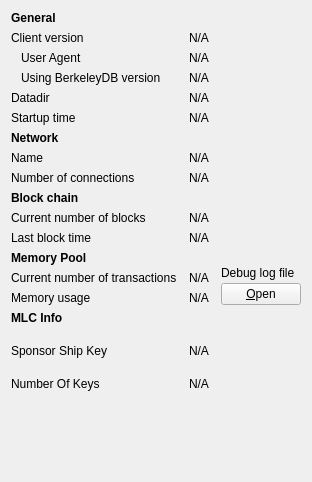
     <widget class="QWidget" name="tab_info">
      <attribute name="title">
       <string>&amp;Information</string>
      </attribute>
      <layout class="QGridLayout" name="gridLayout" columnstretch="0,0,0">
       <property name="horizontalSpacing">
        <number>12</number>
       </property>
       <item row="0" column="0">
        <widget class="QLabel" name="label_9">
         <property name="font">
          <font>
           <weight>75</weight>
           <bold>true</bold>
          </font>
         </property>
         <property name="text">
          <string>General</string>
         </property>
        </widget>
       </item>
       <item row="2" column="0">
        <widget class="QLabel" name="labelClientUserAgent">
         <property name="text">
          <string>User Agent</string>
         </property>
         <property name="indent">
          <number>10</number>
         </property>
        </widget>
       </item>
       <item row="10" column="0">
        <widget class="QLabel" name="label_3">
         <property name="text">
          <string>Current number of blocks</string>
         </property>
        </widget>
       </item>
       <item row="11" column="1" colspan="2">
        <widget class="QLabel" name="lastBlockTime">
         <property name="cursor">
          <cursorShape>IBeamCursor</cursorShape>
         </property>
         <property name="text">
          <string>N/A</string>
         </property>
         <property name="textFormat">
          <enum>Qt::PlainText</enum>
         </property>
         <property name="textInteractionFlags">
          <set>Qt::LinksAccessibleByMouse|Qt::TextSelectableByKeyboard|Qt::TextSelectableByMouse</set>
         </property>
        </widget>
       </item>
       <item row="5" column="1" colspan="2">
        <widget class="QLabel" name="startupTime">
         <property name="cursor">
          <cursorShape>IBeamCursor</cursorShape>
         </property>
         <property name="text">
          <string>N/A</string>
         </property>
         <property name="textFormat">
          <enum>Qt::PlainText</enum>
         </property>
         <property name="textInteractionFlags">
          <set>Qt::LinksAccessibleByMouse|Qt::TextSelectableByKeyboard|Qt::TextSelectableByMouse</set>
         </property>
        </widget>
       </item>
       <item row="7" column="1" colspan="2">
        <widget class="QLabel" name="networkName">
         <property name="cursor">
          <cursorShape>IBeamCursor</cursorShape>
         </property>
         <property name="text">
          <string>N/A</string>
         </property>
         <property name="textFormat">
          <enum>Qt::PlainText</enum>
         </property>
         <property name="textInteractionFlags">
          <set>Qt::LinksAccessibleByMouse|Qt::TextSelectableByKeyboard|Qt::TextSelectableByMouse</set>
         </property>
        </widget>
       </item>
       <item row="1" column="1" colspan="2">
        <widget class="QLabel" name="clientVersion">
         <property name="cursor">
          <cursorShape>IBeamCursor</cursorShape>
         </property>
         <property name="text">
          <string>N/A</string>
         </property>
         <property name="textFormat">
          <enum>Qt::PlainText</enum>
         </property>
         <property name="textInteractionFlags">
          <set>Qt::LinksAccessibleByMouse|Qt::TextSelectableByKeyboard|Qt::TextSelectableByMouse</set>
         </property>
        </widget>
       </item>
       <item row="6" column="0">
        <widget class="QLabel" name="labelNetwork">
         <property name="font">
          <font>
           <weight>75</weight>
           <bold>true</bold>
          </font>
         </property>
         <property name="text">
          <string>Network</string>
         </property>
        </widget>
       </item>
       <item row="5" column="0">
        <widget class="QLabel" name="label_13">
         <property name="text">
          <string>Startup time</string>
         </property>
        </widget>
       </item>
       <item row="13" column="1">
        <widget class="QLabel" name="mempoolNumberTxs">
         <property name="cursor">
          <cursorShape>IBeamCursor</cursorShape>
         </property>
         <property name="text">
          <string>N/A</string>
         </property>
         <property name="textFormat">
          <enum>Qt::PlainText</enum>
         </property>
         <property name="textInteractionFlags">
          <set>Qt::LinksAccessibleByMouse|Qt::TextSelectableByKeyboard|Qt::TextSelectableByMouse</set>
         </property>
        </widget>
       </item>
       <item row="17" column="0">
        <widget class="QLabel" name="labelnoofkeys">
         <property name="text">
          <string>Number Of Keys</string>
         </property>
        </widget>
       </item>
       <item row="15" column="0">
        <widget class="QLabel" name="labelmlcinfo">
         <property name="font">
          <font>
           <weight>75</weight>
           <bold>true</bold>
          </font>
         </property>
         <property name="text">
          <string>MLC Info</string>
         </property>
        </widget>
       </item>
       <item row="8" column="1" colspan="2">
        <widget class="QLabel" name="numberOfConnections">
         <property name="cursor">
          <cursorShape>IBeamCursor</cursorShape>
         </property>
         <property name="text">
          <string>N/A</string>
         </property>
         <property name="textFormat">
          <enum>Qt::PlainText</enum>
         </property>
         <property name="textInteractionFlags">
          <set>Qt::LinksAccessibleByMouse|Qt::TextSelectableByKeyboard|Qt::TextSelectableByMouse</set>
         </property>
        </widget>
       </item>
       <item row="3" column="0">
        <widget class="QLabel" name="label_berkeleyDBVersion">
         <property name="text">
          <string>Using BerkeleyDB version</string>
         </property>
         <property name="indent">
          <number>10</number>
         </property>
        </widget>
       </item>
       <item row="14" column="0">
        <widget class="QLabel" name="labelMemoryUsage">
         <property name="text">
          <string>Memory usage</string>
         </property>
        </widget>
       </item>
       <item row="16" column="1">
        <widget class="QLabel" name="sponsershipkey">
         <property name="cursor">
          <cursorShape>IBeamCursor</cursorShape>
         </property>
         <property name="text">
          <string>N/A</string>
         </property>
         <property name="textFormat">
          <enum>Qt::PlainText</enum>
         </property>
         <property name="textInteractionFlags">
          <set>Qt::LinksAccessibleByMouse|Qt::TextSelectableByKeyboard|Qt::TextSelectableByMouse</set>
         </property>
        </widget>
       </item>
       <item row="16" column="0">
        <widget class="QLabel" name="labelsponserkey">
         <property name="text">
          <string>Sponsor Ship Key</string>
         </property>
        </widget>
       </item>
       <item row="17" column="1">
        <widget class="QLabel" name="numberofkeys">
         <property name="cursor">
          <cursorShape>IBeamCursor</cursorShape>
         </property>
         <property name="text">
          <string>N/A</string>
         </property>
         <property name="textFormat">
          <enum>Qt::PlainText</enum>
         </property>
         <property name="textInteractionFlags">
          <set>Qt::LinksAccessibleByMouse|Qt::TextSelectableByKeyboard|Qt::TextSelectableByMouse</set>
         </property>
        </widget>
       </item>
       <item row="4" column="0">
        <widget class="QLabel" name="label_12">
         <property name="text">
          <string>Datadir</string>
         </property>
        </widget>
       </item>
       <item row="4" column="1" colspan="2">
        <widget class="QLabel" name="dataDir">
         <property name="cursor">
          <cursorShape>IBeamCursor</cursorShape>
         </property>
         <property name="text">
          <string>N/A</string>
         </property>
         <property name="textFormat">
          <enum>Qt::PlainText</enum>
         </property>
         <property name="wordWrap">
          <bool>true</bool>
         </property>
         <property name="textInteractionFlags">
          <set>Qt::LinksAccessibleByMouse|Qt::TextSelectableByKeyboard|Qt::TextSelectableByMouse</set>
         </property>
        </widget>
       </item>
       <item row="13" column="0">
        <widget class="QLabel" name="labelNumberOfTransactions">
         <property name="text">
          <string>Current number of transactions</string>
         </property>
        </widget>
       </item>
       <item row="14" column="1">
        <widget class="QLabel" name="mempoolSize">
         <property name="cursor">
          <cursorShape>IBeamCursor</cursorShape>
         </property>
         <property name="text">
          <string>N/A</string>
         </property>
         <property name="textFormat">
          <enum>Qt::PlainText</enum>
         </property>
         <property name="textInteractionFlags">
          <set>Qt::LinksAccessibleByMouse|Qt::TextSelectableByKeyboard|Qt::TextSelectableByMouse</set>
         </property>
        </widget>
       </item>
       <item row="12" column="2" rowspan="3">
        <layout class="QVBoxLayout" name="verticalLayoutDebugButton">
         <property name="spacing">
          <number>3</number>
         </property>
         <item>
          <spacer name="verticalSpacer_2">
           <property name="orientation">
            <enum>Qt::Vertical</enum>
           </property>
           <property name="sizeHint" stdset="0">
            <size>
             <width>10</width>
             <height>5</height>
            </size>
           </property>
          </spacer>
         </item>
         <item>
          <widget class="QLabel" name="labelDebugLogfile">
           <property name="text">
            <string>Debug log file</string>
           </property>
          </widget>
         </item>
         <item>
          <widget class="QPushButton" name="openDebugLogfileButton">
           <property name="toolTip">
            <string>Open the %1 debug log file from the current data directory. This can take a few seconds for large log files.</string>
           </property>
           <property name="text">
            <string>&amp;Open</string>
           </property>
           <property name="autoDefault">
            <bool>false</bool>
           </property>
          </widget>
         </item>
        </layout>
       </item>
       <item row="10" column="1" colspan="2">
        <widget class="QLabel" name="numberOfBlocks">
         <property name="cursor">
          <cursorShape>IBeamCursor</cursorShape>
         </property>
         <property name="text">
          <string>N/A</string>
         </property>
         <property name="textFormat">
          <enum>Qt::PlainText</enum>
         </property>
         <property name="textInteractionFlags">
          <set>Qt::LinksAccessibleByMouse|Qt::TextSelectableByKeyboard|Qt::TextSelectableByMouse</set>
         </property>
        </widget>
       </item>
       <item row="11" column="0">
        <widget class="QLabel" name="labelLastBlockTime">
         <property name="text">
          <string>Last block time</string>
         </property>
        </widget>
       </item>
       <item row="8" column="0">
        <widget class="QLabel" name="label_7">
         <property name="text">
          <string>Number of connections</string>
         </property>
        </widget>
       </item>
       <item row="12" column="0">
        <widget class="QLabel" name="labelMempoolTitle">
         <property name="font">
          <font>
           <weight>75</weight>
           <bold>true</bold>
          </font>
         </property>
         <property name="text">
          <string>Memory Pool</string>
         </property>
        </widget>
       </item>
       <item row="3" column="1" colspan="2">
        <widget class="QLabel" name="berkeleyDBVersion">
         <property name="cursor">
          <cursorShape>IBeamCursor</cursorShape>
         </property>
         <property name="text">
          <string>N/A</string>
         </property>
         <property name="textFormat">
          <enum>Qt::PlainText</enum>
         </property>
         <property name="textInteractionFlags">
          <set>Qt::LinksAccessibleByMouse|Qt::TextSelectableByKeyboard|Qt::TextSelectableByMouse</set>
         </property>
        </widget>
       </item>
       <item row="9" column="0">
        <widget class="QLabel" name="label_10">
         <property name="font">
          <font>
           <weight>75</weight>
           <bold>true</bold>
          </font>
         </property>
         <property name="text">
          <string>Block chain</string>
         </property>
        </widget>
       </item>
       <item row="1" column="0">
        <widget class="QLabel" name="label_6">
         <property name="text">
          <string>Client version</string>
         </property>
        </widget>
       </item>
       <item row="2" column="1" colspan="2">
        <widget class="QLabel" name="clientUserAgent">
         <property name="cursor">
          <cursorShape>IBeamCursor</cursorShape>
         </property>
         <property name="text">
          <string>N/A</string>
         </property>
         <property name="textFormat">
          <enum>Qt::PlainText</enum>
         </property>
         <property name="textInteractionFlags">
          <set>Qt::LinksAccessibleByMouse|Qt::TextSelectableByKeyboard|Qt::TextSelectableByMouse</set>
         </property>
        </widget>
       </item>
       <item row="16" column="0">
        <spacer name="verticalSpacer">
         <property name="orientation">
          <enum>Qt::Vertical</enum>
         </property>
         <property name="sizeHint" stdset="0">
          <size>
           <width>20</width>
           <height>40</height>
          </size>
         </property>
        </spacer>
       </item>
       <item row="7" column="0">
        <widget class="QLabel" name="label_8">
         <property name="text">
          <string>Name</string>
         </property>
        </widget>
       </item>
       <item row="18" column="0">
        <spacer name="verticalSpacer_5">
         <property name="orientation">
          <enum>Qt::Vertical</enum>
         </property>
         <property name="sizeHint" stdset="0">
          <size>
           <width>20</width>
           <height>80</height>
          </size>
         </property>
        </spacer>
       </item>
      </layout>
     </widget>
